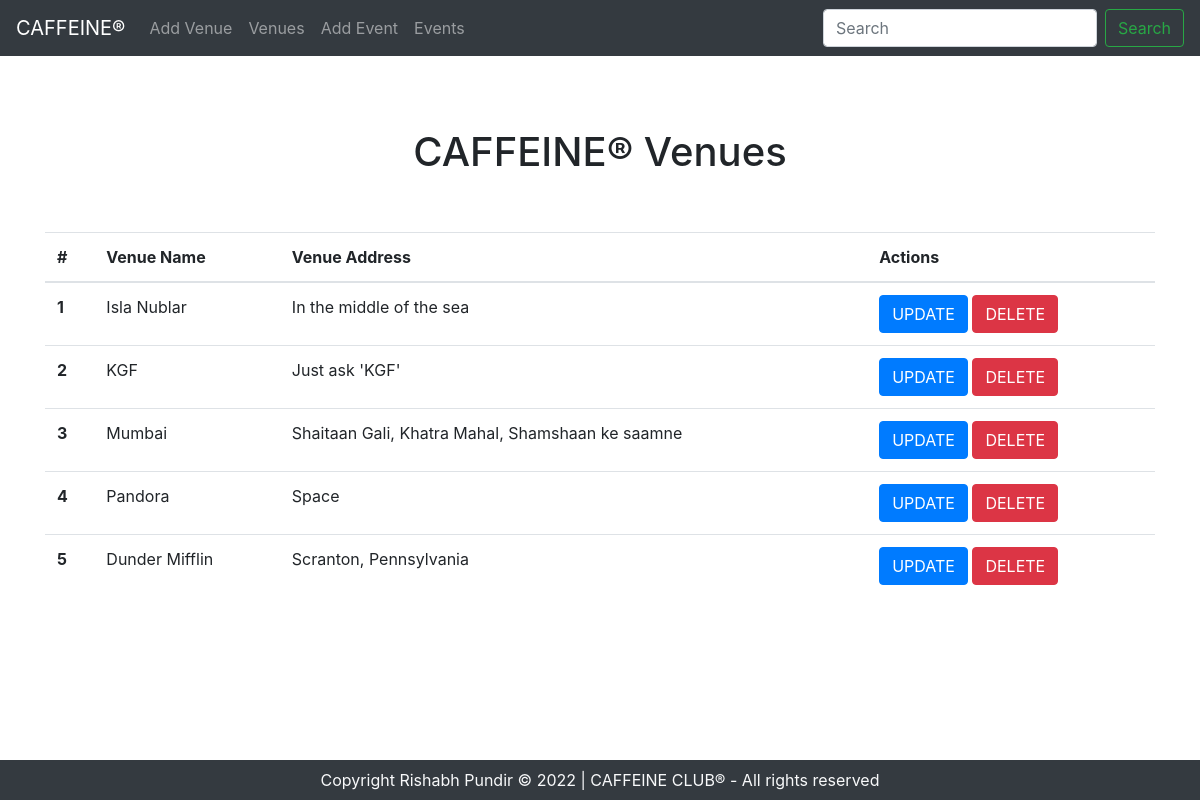
Page /venues on the earlier database version.
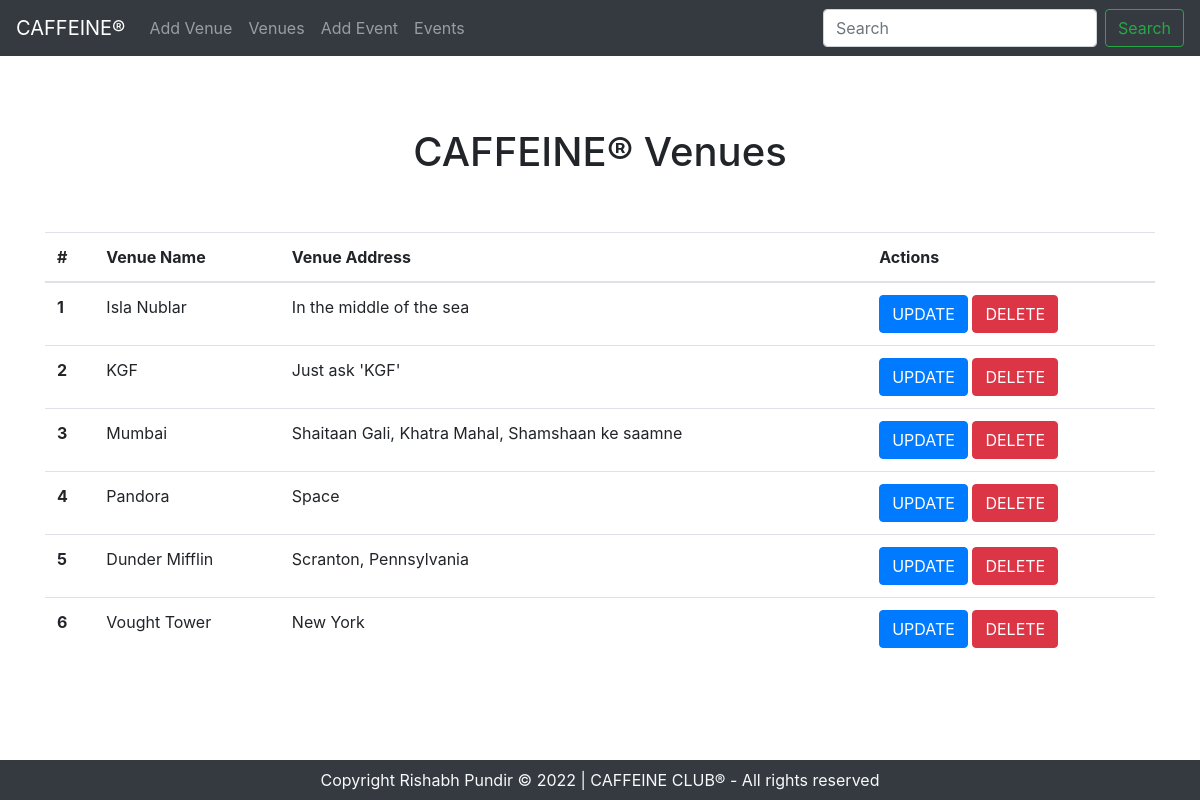
Same page on the later database version.
### CafClubApp/models.py (models this page shows, shortened)
class Venue(models.Model):
    venue_name = models.CharField('Venue Name', max_length=120)
    venue_address = models.CharField(max_length=120)
    phone = models.CharField('Contact Phone No.',max_length=120)
    web = models.URLField('Website Address', null=True, blank=True)
    email = models.EmailField('Email Address')
    venue_image = models.ImageField(upload_to="uploads/", null=True, blank=True)

### CafClubApp/views.py (the view)
# urls.py: path('venues', views.all_venues, name='venues_link'),
def all_venues(request):
    venues = Venue.objects.all()
    return render(request, 'events/venues.html', context={'venues':venues})

### templates/events/venues.html (shortened to what this page needs)
{% extends 'events/base.html' %}
{% load static %}
{% get_media_prefix as MEDIA_URL %}
{% block body %}
<div class="container my-4">
    <h1 class="text-center py-5">CAFFEINE® Venues</h1>
        <table class="table">
            <thead>
              <tr>
                <th scope="col">#</th>
                <th scope="col">Venue Name</th>
                <th scope="col">Venue Address</th>
                <th scope="col">Actions</th>
              </tr>
            </thead>
            <tbody>
              {% for venue in venues %}
              <tr>
                <th scope="row">{{forloop.counter}}</th>
                <td>{{ venue.venue_name }}</td>
                <td>{{ venue.venue_address }}</td>
                <td><a href="{% url 'update_venue_link' venue.id %}" class="btn btn-primary">UPDATE</a> <a href="{% url 'delete_venue_link' venue.id %}" class="btn btn-danger">DELETE</a></td>
              </tr>
              {% endfor %}
            </tbody>
        </table>
</div>
{% endblock body %}

Differences in the rows shown:
added Venue: venue_name "Vought Tower", venue_address "New York"
